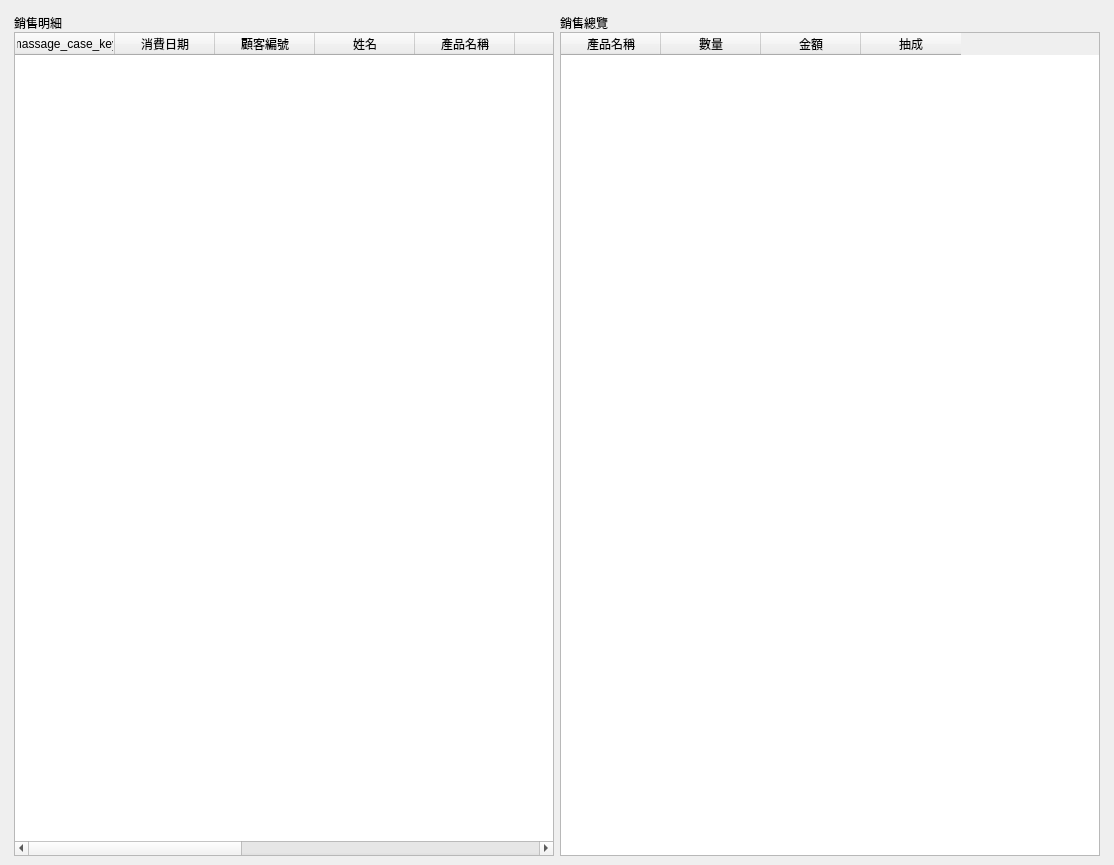
<?xml version="1.0" encoding="UTF-8"?>
<ui version="4.0">
 <class>WindowStatisticsMassageSale</class>
 <widget class="QMainWindow" name="WindowStatisticsMassageSale">
  <property name="geometry">
   <rect>
    <x>0</x>
    <y>0</y>
    <width>1114</width>
    <height>865</height>
   </rect>
  </property>
  <property name="windowTitle">
   <string>養生館銷售統計</string>
  </property>
  <widget class="QWidget" name="centralwidget">
   <layout class="QHBoxLayout" name="horizontalLayout">
    <item>
     <layout class="QVBoxLayout" name="verticalLayout">
      <property name="leftMargin">
       <number>5</number>
      </property>
      <property name="topMargin">
       <number>5</number>
      </property>
      <property name="rightMargin">
       <number>5</number>
      </property>
      <item>
       <layout class="QVBoxLayout" name="verticalLayout_5">
        <item>
         <layout class="QHBoxLayout" name="horizontalLayout_income">
          <item>
           <layout class="QVBoxLayout" name="verticalLayout_3">
            <property name="spacing">
             <number>0</number>
            </property>
            <item>
             <widget class="QLabel" name="label_2">
              <property name="text">
               <string>銷售明細</string>
              </property>
             </widget>
            </item>
            <item>
             <widget class="QTableWidget" name="tableWidget_massage_sale">
              <property name="editTriggers">
               <set>QAbstractItemView::NoEditTriggers</set>
              </property>
              <property name="selectionMode">
               <enum>QAbstractItemView::SingleSelection</enum>
              </property>
              <property name="selectionBehavior">
               <enum>QAbstractItemView::SelectRows</enum>
              </property>
              <column>
               <property name="text">
                <string>massage_case_key</string>
               </property>
              </column>
              <column>
               <property name="text">
                <string>消費日期</string>
               </property>
              </column>
              <column>
               <property name="text">
                <string>顧客編號</string>
               </property>
              </column>
              <column>
               <property name="text">
                <string>姓名</string>
               </property>
              </column>
              <column>
               <property name="text">
                <string>產品名稱</string>
               </property>
              </column>
              <column>
               <property name="text">
                <string>數量</string>
               </property>
              </column>
              <column>
               <property name="text">
                <string>單位</string>
               </property>
              </column>
              <column>
               <property name="text">
                <string>單價</string>
               </property>
              </column>
              <column>
               <property name="text">
                <string>小計</string>
               </property>
              </column>
              <column>
               <property name="text">
                <string>抽成率</string>
               </property>
              </column>
              <column>
               <property name="text">
                <string>抽成金</string>
               </property>
              </column>
              <column>
               <property name="text">
                <string>銷售師父</string>
               </property>
              </column>
             </widget>
            </item>
           </layout>
          </item>
          <item>
           <widget class="QFrame" name="verticalFrame">
            <property name="maximumSize">
             <size>
              <width>600</width>
              <height>16777215</height>
             </size>
            </property>
            <layout class="QVBoxLayout" name="verticalLayout_2">
             <property name="spacing">
              <number>0</number>
             </property>
             <property name="leftMargin">
              <number>0</number>
             </property>
             <property name="topMargin">
              <number>0</number>
             </property>
             <property name="rightMargin">
              <number>0</number>
             </property>
             <property name="bottomMargin">
              <number>0</number>
             </property>
             <item>
              <widget class="QLabel" name="label">
               <property name="text">
                <string>銷售總覽</string>
               </property>
              </widget>
             </item>
             <item>
              <widget class="QTableWidget" name="tableWidget_sale_summary">
               <property name="maximumSize">
                <size>
                 <width>600</width>
                 <height>16777215</height>
                </size>
               </property>
               <property name="editTriggers">
                <set>QAbstractItemView::NoEditTriggers</set>
               </property>
               <property name="alternatingRowColors">
                <bool>true</bool>
               </property>
               <property name="selectionMode">
                <enum>QAbstractItemView::SingleSelection</enum>
               </property>
               <property name="selectionBehavior">
                <enum>QAbstractItemView::SelectRows</enum>
               </property>
               <column>
                <property name="text">
                 <string>產品名稱</string>
                </property>
               </column>
               <column>
                <property name="text">
                 <string>數量</string>
                </property>
               </column>
               <column>
                <property name="text">
                 <string>金額</string>
                </property>
               </column>
               <column>
                <property name="text">
                 <string>抽成</string>
                </property>
               </column>
              </widget>
             </item>
             <item>
              <layout class="QVBoxLayout" name="verticalLayout_chart"/>
             </item>
            </layout>
           </widget>
          </item>
         </layout>
        </item>
       </layout>
      </item>
     </layout>
    </item>
   </layout>
  </widget>
  <widget class="QMenuBar" name="menubar">
   <property name="geometry">
    <rect>
     <x>0</x>
     <y>0</y>
     <width>1114</width>
     <height>25</height>
    </rect>
   </property>
  </widget>
  <action name="action_export_excel">
   <property name="icon">
    <iconset>
     <normaloff>../icons/document-export.svg</normaloff>../icons/document-export.svg</iconset>
   </property>
   <property name="text">
    <string>匯出Excel</string>
   </property>
  </action>
 </widget>
 <resources/>
 <connections/>
</ui>
